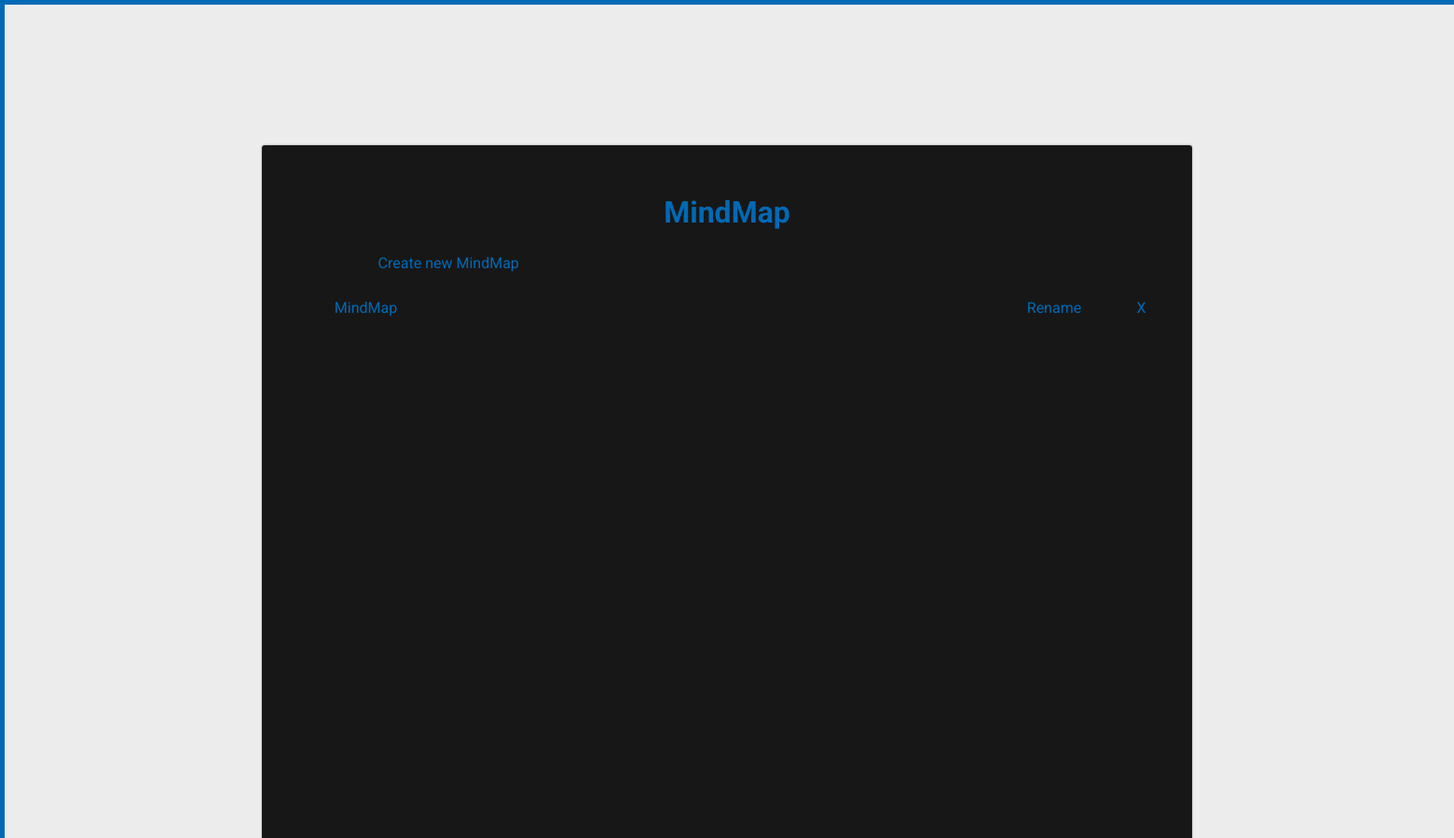
Before: / (upper part) with the older database file.
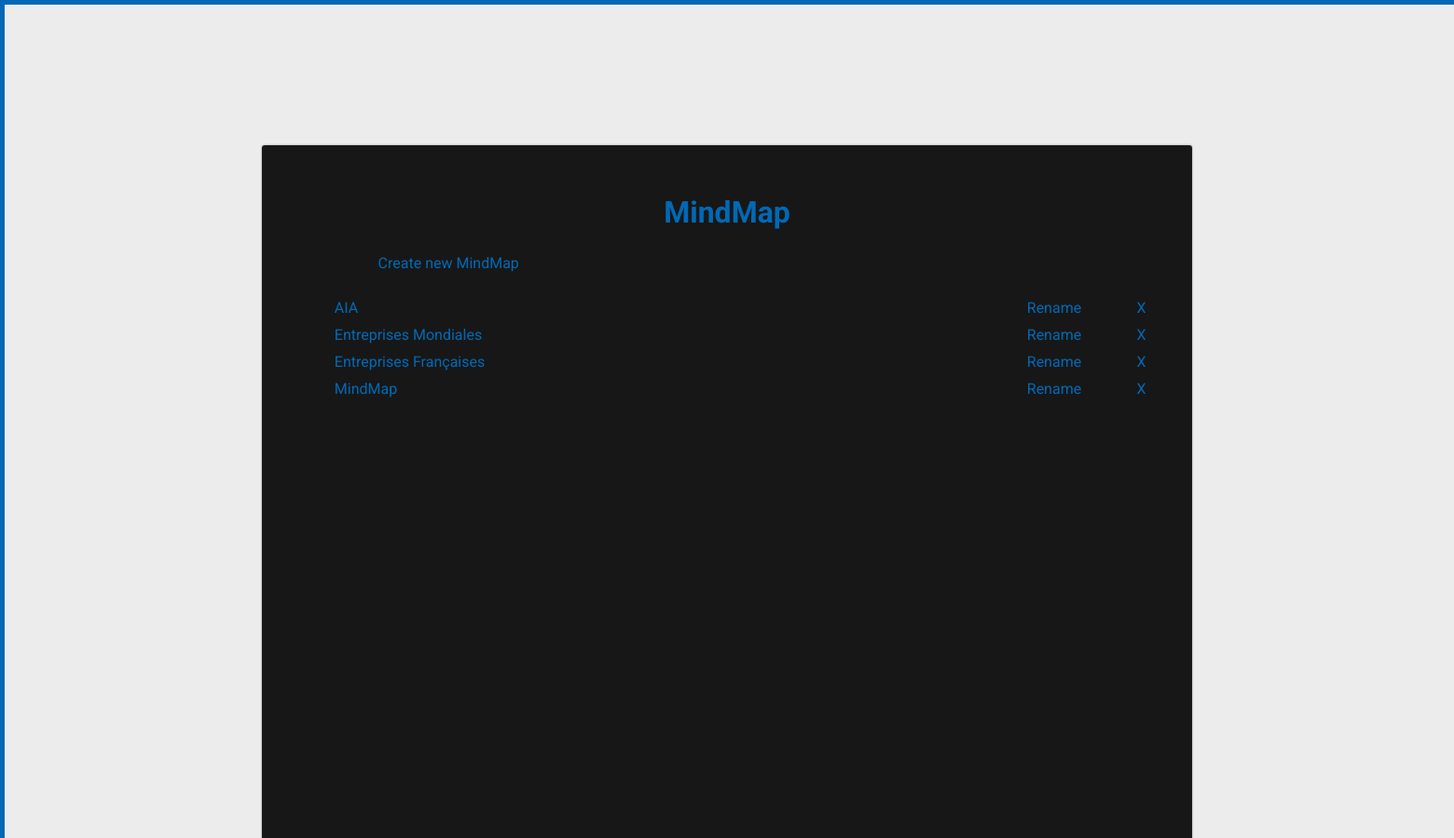
After: the same page with the newer database file.
### tables this page shows
CREATE TABLE `mindMap` (
  `id` int(11) NOT NULL,
  `name` varchar(250) NOT NULL,
  `json` mediumtext NOT NULL
);

### action.php (called while the page is built, shortened)
<?php
function connexion()
{
    try{
  $VALEUR_hote='localhost';
  $VALEUR_port='3306';
  $VALEUR_nom_bd='mindMap';
  $VALEUR_user='fredy';
  $VALEUR_mot_de_passe='tdEgapmtgIDH90tU';
  $bdd = new PDO('mysql:host='.$VALEUR_hote.';port='.$VALEUR_port.';dbname='.$VALEUR_nom_bd, $VALEUR_user, $VALEUR_mot_de_passe, array(PDO::MYSQL_ATTR_INIT_COMMAND => 'SET NAMES utf8'));
  }catch(Exception $e){
    die('------------------------------------- Erreur : db ------------------------------------------');
  }
return $bdd;
}
function afficher_database_table( $table, $order )
{
  if ($order){
      $reponse = connexion()->query("SELECT * FROM $table ORDER BY $order");
  } else {
      $reponse = connexion()->query("SELECT * FROM $table");
  }
  $retours = array();
  while ($donnees = $reponse->fetch())
      {
        $retours[]=$donnees;
      }
  return $retours;
}
?>

### index.php (the view, shortened to what this page needs)
<!doctype html>
<html lang="fr">
<head>
  <link rel="stylesheet" type= "text/css" href="script/style.css" />
</head>
<body>
<?php
require_once ('./action.php');
$modeles = afficher_database_table( "mindMap",0 );
if(isset($_GET['id'])){
  $idMindMap=$_GET['id'];
  foreach ($modeles as $modele) {
    if($modele['id']==$idMindMap){
      $jsonMap =$modele['json'];
      $name = $modele['name'];
      break;
    }}
  echo '<div class="openMapMenu">';
}else{
  echo '<div class="openMapMenu" style="display: block">';
}
  echo'<h1 style="width:100%; text-align:center;">MindMap</h1>';
echo '<a class="openMapMenuElement openMapMenuElementList" onclick="inserer_mindMap()" style="width:90%; text-align:left; padding-left: 10%;"><div>Create new MindMap</div></a><br><br>';
foreach ($modeles as $modele) {
  echo '<div class="openMapMenuElementList"><a class="openMapMenuElement"  style="width:75%; text-align:left; padding-left: 5%;" href="index.php?id='.$modele['id'].'"><div onclick="editMode=0">'.$modele['name'].'</div></a>'
    .'<div class="openMapMenuElement" style="width:15%;" onclick="rename_mindMap('.$modele['id'].')">Rename</div>'
    .'<div class="openMapMenuElement" style="width:5%;" onclick="remove_mindMap('.$modele['id'].')">X</div></div>';
  }
echo '</div>';
?>
</body>
</html>

### script/style.css (style rules this page uses)
html, body { margin: 0; background: #ececec; overflow:hidden; }
body { font-family: 'Roboto','Arial'; margin:0; }
.colorMenu, .openMapMenu, .rightMenu { position:fixed; z-index:15; cursor: pointer; padding:5px; color:#0069B5; background:rgba(0,0,0,.9); border-radius:3px; box-shadow:0 0 2px rgba(0,0,0,.5); display:none; }
.openMapMenu { width:60%; height:60%; margin:10% 18%; padding: 2%; overflow-y:scroll; }
.openMapMenuElement { text-decoration:none; color:#0069B5; width:80%; display:inline-block; padding: 5px 0; text-align:center; }

Changed rows visible on the page:
added mindmap: name "AIA"
added mindmap: name "Entreprises Mondiales"
added mindmap: name "Entreprises Françaises"
